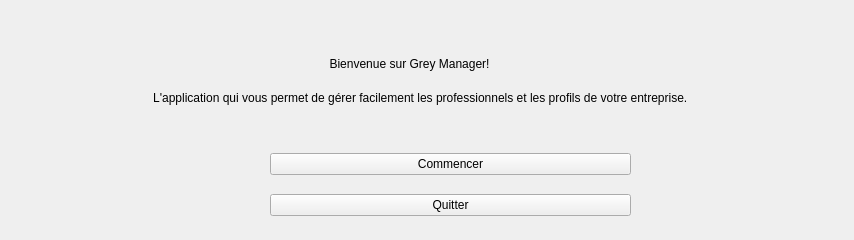
    <widget class="QWidget" name="page_1">
     <widget class="QWidget" name="verticalLayoutWidget">
      <property name="geometry">
       <rect>
        <x>50</x>
        <y>50</y>
        <width>795</width>
        <height>61</height>
       </rect>
      </property>
      <layout class="QVBoxLayout" name="verticalLayout">
       <item>
        <widget class="QLabel" name="label_2">
         <property name="text">
          <string>                                                                                    Bienvenue sur Grey Manager!</string>
         </property>
        </widget>
       </item>
       <item>
        <widget class="QLabel" name="label_3">
         <property name="text">
          <string>                               L'application qui vous permet de gérer facilement les professionnels et les profils de votre entreprise.</string>
         </property>
        </widget>
       </item>
      </layout>
     </widget>
     <widget class="QWidget" name="verticalLayoutWidget_2">
      <property name="geometry">
       <rect>
        <x>270</x>
        <y>140</y>
        <width>361</width>
        <height>91</height>
       </rect>
      </property>
      <layout class="QVBoxLayout" name="verticalLayout_2">
       <item>
        <widget class="QPushButton" name="pushButton">
         <property name="text">
          <string>Commencer</string>
         </property>
        </widget>
       </item>
       <item>
        <widget class="QPushButton" name="pushButton_2">
         <property name="text">
          <string>Quitter</string>
         </property>
        </widget>
       </item>
      </layout>
     </widget>
    </widget>
